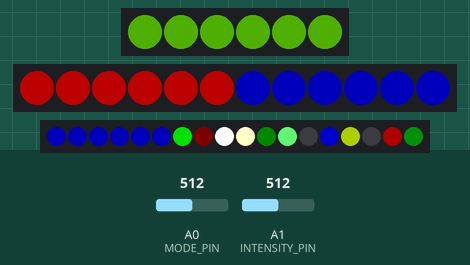
Recording of a sketch running on a simulated Arduino Uno, built with avr-gcc and run on an emulated ATmega328P. On the bench: 6 RGB LEDs in strip order, left to right, 12 RGB LEDs in strip order, left to right, 18 RGB LEDs in strip order, left to right. Inputs (shaded band) come from the test bench; at power-on: A0 (MODE_PIN) = 512, A1 (INTENSITY_PIN) = 512. Dim RGB values are drawn brighter than linear; colours are those a GRB WS2812 strip shows for the declared byte order; random numbers use the default seed unless the sketch sets one.

Above: at 7.1 s.
7.2 s: A0 (MODE_PIN) set to 756
10.2 s: A0 (MODE_PIN) set to 780
At 11.2 s:
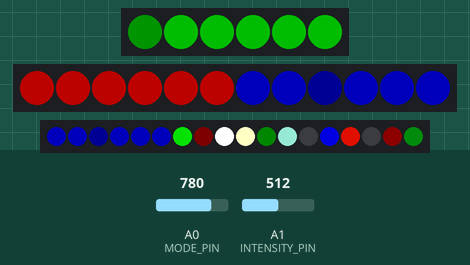
11.8 s: A0 (MODE_PIN) set to 245
At 12.25 s:
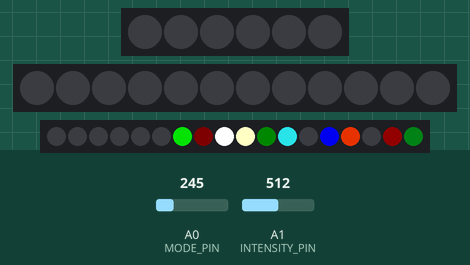
14.5 s: A0 (MODE_PIN) set to 269
At 14.7 s:
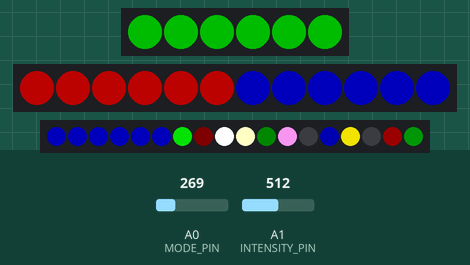
17.5 s: A1 (INTENSITY_PIN) set to 716
At 17.7 s:
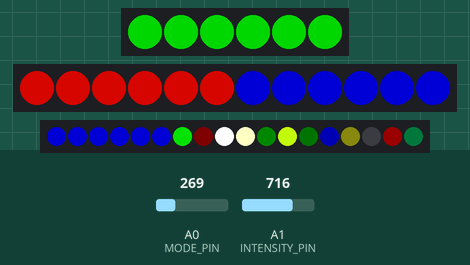
20.5 s: A1 (INTENSITY_PIN) set to 900
At 21.01 s:
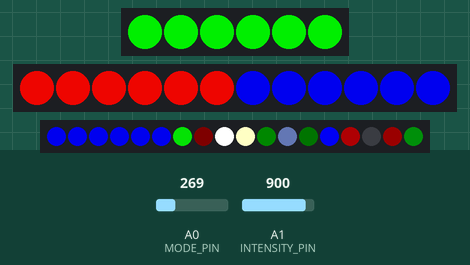
Timing chart, 0 to 23.5 s (numbered marks = the images above; inputs shaded):
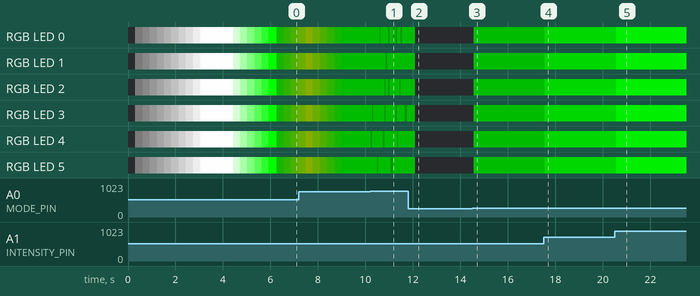

The sketch:

StippLED_Code_V3.ino
```cpp
/*
Version 3.0
Developed for Lab64 Makerspace @ Stanford
Initial release 2024
Authors: Matthew Hamilton, Caleb Matthews, Ege Turan

Includes new animations and modes!
Mode 0 - Off
Mode 1 - RGB Display
Mode 2 - Color Shift
Mode 3 - Noise flicker
*/

//NOTE: Check that pins A1 and A0 are the ones you selected for your project, if not edit lines 20 and 21 as necessary

#include <FastLED.h> // we’ll use the FastLED library

#define PPS 6 // Pixels Per Strip
#define NUM_STRIPS 3 // Establish number of strips (always 3 for the TSL project)
#define INTENSITY_PIN A1 //Establish Analog In A1 as volume
#define MODE_PIN A0   //Establish Analog In A0 as mode selector

// Define the pins connected to the data lines of each LED strip
#define DATA_PIN_RED 1  // Red channel
#define DATA_PIN_GRN 2  // Green channel
#define DATA_PIN_BLU 3  // Blue channel

// Create CRGB array for all LED pixels
CRGB leds[PPS * NUM_STRIPS];

// Initialize integers for color shift (mode2)
int strip = 0;
int frame = 0;
int sign = 1;
int bound = 50;
int dividend = 0;

// Create the animation functions here with 3 cases
// Lights off Mode
void case0() {
  fill_solid(leds, PPS * NUM_STRIPS, CRGB::Black);
}

// RGB Mode - just display the R, G, B channels as normal.
void case1(int intensity) {
  fill_solid(leds, 6, CHSV(0, 255, intensity));
  fill_solid(leds + 6, 6, CHSV(95, 255, intensity));
  fill_solid(leds + 12, 6, CHSV(160, 255, intensity));
}

// Color Shift Mode
void case2(int intensity) {
  frame = frame + sign;
  strip = dividend % 3;

  if (strip == 0) {
    fill_solid(leds, 6, CHSV(0 + frame, 255, intensity));
    fill_solid(leds + 6, 6, CHSV(95, 255, intensity));
    fill_solid(leds + 12, 6, CHSV(160, 255, intensity));
  }
  else if (strip == 1) {
    fill_solid(leds, 6, CHSV(0, 255, intensity));
    fill_solid(leds + 6, 6, CHSV(95 + frame, 255, intensity));
    fill_solid(leds + 12, 6, CHSV(160, 255, intensity));
  }
  else if (strip == 2) {
    fill_solid(leds, 6, CHSV(0, 255, intensity));
    fill_solid(leds + 6, 6, CHSV(95, 255, intensity));
    fill_solid(leds + 12, 6, CHSV(160 + frame, 255, intensity));
  }
  if (frame > 49) { //if the animation frame is at the top of its cycle i.e. frame = 50, switch the direction
    sign = sign * (-1);
  }
  else if (frame < 1) { //if the animation frame is at the end of its cycle i.e. frame = 0 and color is normal..
    sign = sign * (-1);
    dividend++; //increment the dividend
    delay(1000);
  }
  if (dividend > 32000) {
    dividend = 0;
  }
}

// Noise Mode
void case3(int intensity) {
  // Define base hues for each strip (Red, Green, Blue)
  uint8_t baseHue[3] = {0, 95, 160};

  for (int strip = 0; strip < NUM_STRIPS; strip++) {
    for (int pixel = 0; pixel < PPS; pixel++) {
      // Calculate the index of the current pixel
      int index = strip * PPS + pixel;

      // Randomly decide if this pixel should flicker
      bool flicker = random8() < 25;  // Adjust the probability here

      if (flicker) {
        // Dim the LED to 50% of the brightness
        leds[index] = CHSV(baseHue[strip], 255, intensity / 2);
      } else {
        // Set the pixel color with full intensity
        leds[index] = CHSV(baseHue[strip], 255, intensity);
      }
    }
  }
}


// Set up the LED array. This also plays an animation when connected to power.
void setup() {
  //Serial.begin(9600);
  pinMode(INTENSITY_PIN, INPUT);
  pinMode(MODE_PIN, INPUT);

  // Add LED strips with their respective data pins
  FastLED.addLeds<WS2812, DATA_PIN_RED>(leds, 0, 6);
  FastLED.addLeds<WS2812, DATA_PIN_GRN>(leds, 6, 12);
  FastLED.addLeds<WS2812, DATA_PIN_BLU>(leds, 12, 18);

  //Start-up Animation here
  //From black, fill all leds with white, then transition to RGB color
  fill_solid(leds, PPS * NUM_STRIPS, CRGB::Black);
  FastLED.show();
  delay(10);

  for (int hue = 0; hue < 255; hue++) {
    fill_solid(leds, PPS * NUM_STRIPS, CHSV(0, 0, hue));
    FastLED.show();
    delay(10);
  }
  delay(1000);
  fill_solid(leds, PPS * NUM_STRIPS, CRGB(175, 175, 175));
  FastLED.show();

  //Fade to the RGB scheme
  for (int shift = 0; shift < 255; shift++) {
    fill_solid(leds, 6, CRGB(255, 255 - shift, 255 - shift));
    fill_solid(leds + 6, 6, CRGB(255 - shift, 255, 255 - shift));
    fill_solid(leds + 12, 6, CRGB(255 - shift, 255 - shift, 255));
    FastLED.show();
    delay(5);
  }
}

// Check the mode knob and the volume knob, then run through the corresponding display modes.
void loop() {
  int volume = map(analogRead(INTENSITY_PIN), 0, 1024, 25, 255); //read the volume knob
  int mode = map(analogRead(MODE_PIN), 0, 1024, 0, 4);  //read the mode knob

  if (mode == 0) {
    case0();
    FastLED.show();
    delay(10);
  }

  else if (mode == 1) {
    case1(volume);
    FastLED.show();
    delay(10);
  }

  else if (mode == 2) {
    case2(volume);
    FastLED.show();
    delay(3);
  }

  else if (mode == 3) {
    case3(volume);
    FastLED.show();
    delay(25);
  }

  delay(25);
}
```

Measured:
- the behaviour switches between 767 and 768 on A0 (MODE_PIN) (found by bisection; images 0 and 1)
- the behaviour switches between 255 and 256 on A0 (MODE_PIN) (found by bisection; images 2 and 3)
